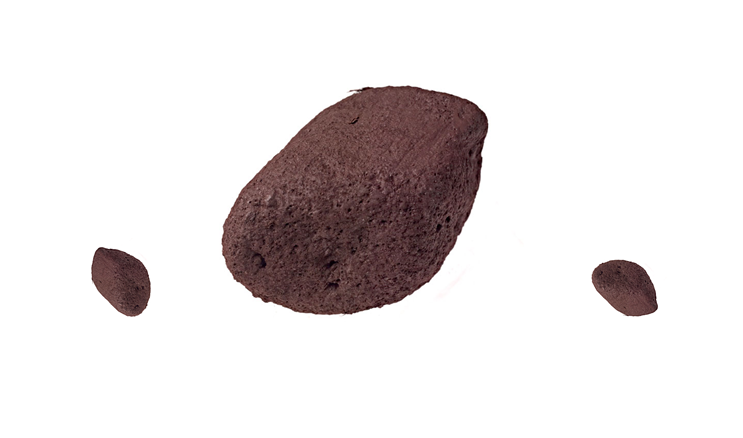
#> input picture r7.png, 743 x 438 px
$ python rock_size.py   (older library calls are emulated)
#> lines starting #> are read from the running program, lines starting #| are printed output that depends on the picture; after the words box and inside, x2 and y2 are one past the last pixel; in counts of white or black regions, pixels touching at a corner belong together

from scipy.spatial import distance as dist
from imutils import perspective
from imutils import contours
import numpy as np
import argparse
import imutils
import cv2
from PIL import Image

def midpoint(ptA, ptB):
	return ((ptA[0] + ptB[0]) * 0.5, (ptA[1] + ptB[1]) * 0.5)

#im1 = Image.open("r6.jpg")
#new_img=im1.resize(500,500)
image = cv2.imread('r7.png',0)
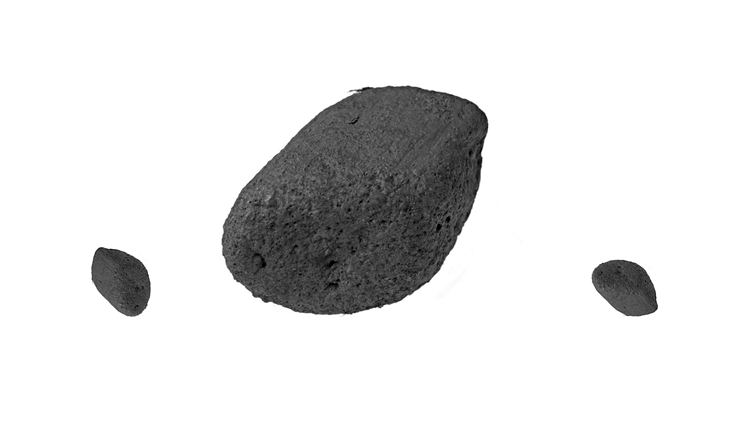
#> image: shape (438, 743); min 0, max 255, mean 226.5
image2 = cv2.imread('r7.png',1)
#> image2 is the input picture: shape (438, 743, 3); mean B, G, R 224.9, 224.8, 229.6

#im.save("new_img.jpg")
gray = cv2.GaussianBlur(image, (7, 7), 0)


edged = cv2.Canny(gray, 50, 100)
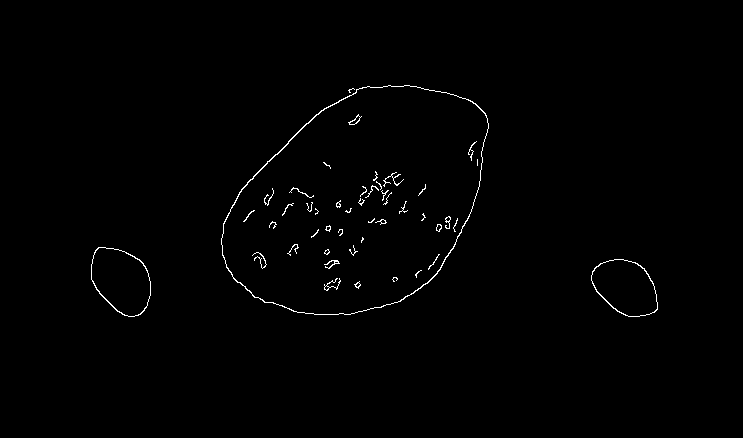
#> edged: shape (438, 743); 0.74% white in thin lines or dots, all inside (x1, y1, x2, y2) = (91, 85, 658, 317)
edged = cv2.dilate(edged, None, iterations=1)
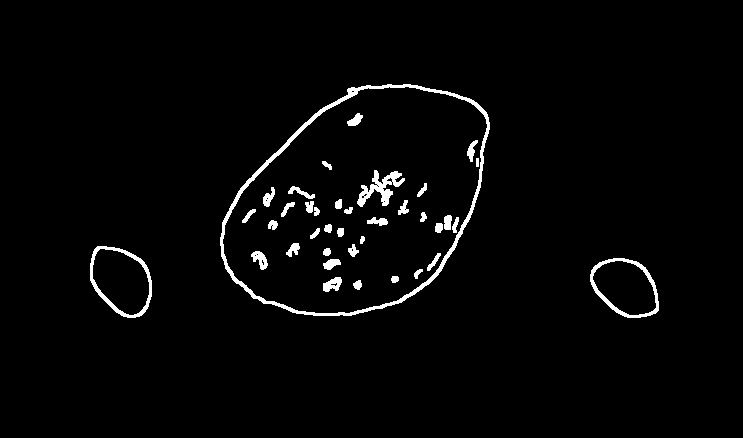
#> edged: shape (438, 743); 2.4% white; 38 white regions, largest, box (x1, y1, x2, y2) and area: (220, 84, 490, 316) 2960, (90, 246, 152, 318) 750, (590, 258, 659, 318) 720
edged = cv2.erode(edged, None, iterations=1)
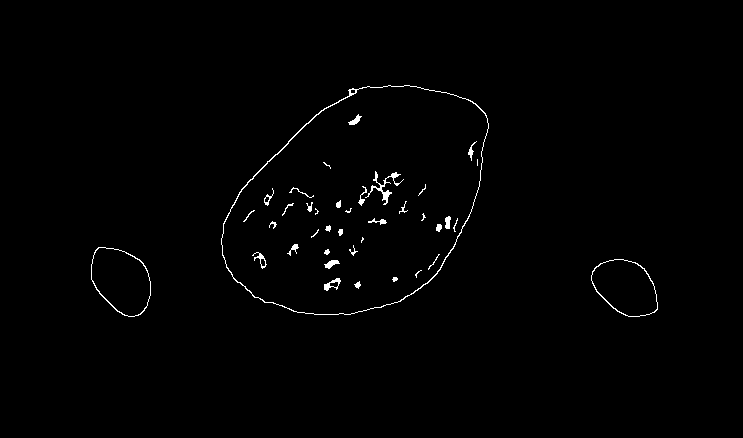
#> edged: shape (438, 743); 0.87% white in thin lines or dots, all inside (x1, y1, x2, y2) = (91, 85, 658, 317)

cnts = cv2.findContours(edged.copy(), cv2.RETR_EXTERNAL,
	cv2.CHAIN_APPROX_SIMPLE)
#> cnts = 3 contours; box (x1, y1, x2, y2) and area: (221, 85, 489, 315) 44412, (91, 247, 151, 317) 3024, (591, 259, 658, 317) 2756
cnts = imutils.grab_contours(cnts)


(cnts, _) = contours.sort_contours(cnts)
pixelsPerMetric = None

for c in cnts:
	if cv2.contourArea(c) < 25000:
		continue

	#image2 = image.copy()
	box = cv2.minAreaRect(c)
	box = cv2.cv.BoxPoints(box) if imutils.is_cv2() else cv2.boxPoints(box)
	box = np.array(box, dtype="int")


	box = perspective.order_points(box)
	cv2.drawContours(image2, [box.astype("int")], -1, (0, 255, 0), 2)

	for (x, y) in box:
		cv2.circle(image2, (int(x), int(y)), 5, (0, 0, 255), -1)


	(tl, tr, br, bl) = box
	(tltrX, tltrY) = midpoint(tl, tr)
	(blbrX, blbrY) = midpoint(bl, br)


	(tlblX, tlblY) = midpoint(tl, bl)
	(trbrX, trbrY) = midpoint(tr, br)

	cv2.circle(image2, (int(tltrX), int(tltrY)), 5, (0, 255, 0), -1)
	cv2.circle(image2, (int(blbrX), int(blbrY)), 5,(0, 255, 0), -1)
	cv2.circle(image2, (int(tlblX), int(tlblY)), 5, (0, 255, 0), -1)
	cv2.circle(image2, (int(trbrX), int(trbrY)), 5, (0, 255, 0), -1)

	cv2.line(image2, (int(tltrX), int(tltrY)), (int(blbrX), int(blbrY)),
		(0, 255, 0), 2)
	cv2.line(image2, (int(tlblX), int(tlblY)), (int(trbrX), int(trbrY)),
		(0, 255, 0), 2)

	dA = dist.euclidean((tltrX, tltrY), (blbrX, blbrY))
	dB = dist.euclidean((tlblX, tlblY), (trbrX, trbrY))


	if pixelsPerMetric is None:
		pixelsPerMetric = dB / 200

	"""dimA = dA / pixelsPerMetric
	dimB = dB / pixelsPerMetric

	draw the object sizes on the image
	cv2.putText(image2, "{:.1f}in".format(dimA),
		(int(tltrX - 15), int(tltrY - 10)), cv2.FONT_HERSHEY_SIMPLEX,
		0.65, (0, 0, 0), 2)
	cv2.putText(image2, "{:.1f}in".format(dimB),
		(int(trbrX + 10), int(trbrY)), cv2.FONT_HERSHEY_SIMPLEX,
		0.65, (0, 0, 0), 2)"""

	cv2.imshow("Image", image2)
	cv2.imwrite('pics/output.jpg', image2)
	cv2.waitKey(0)
#> this loop made 3 passes
#> (tl, tr, br, bl, tltrX, tltrY, blbrX, blbrY) on pass 2: ([191, 236], [400, 28], [541, 169], [332, 377], 295.5, 132, 436.5, 273)
#> pass 2, `cv2.imshow("Image", image2)`:
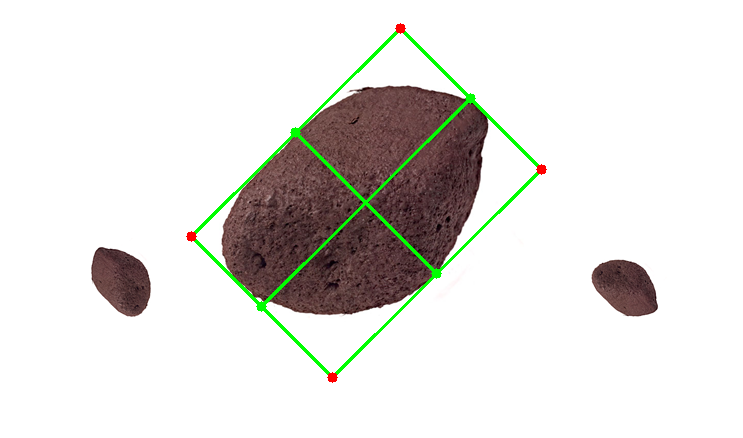
#> window 'Image': shape (438, 743, 3); mean B, G, R 221.9, 225.5, 226.7
#> after the loop, pixelsPerMetric = 1.47
